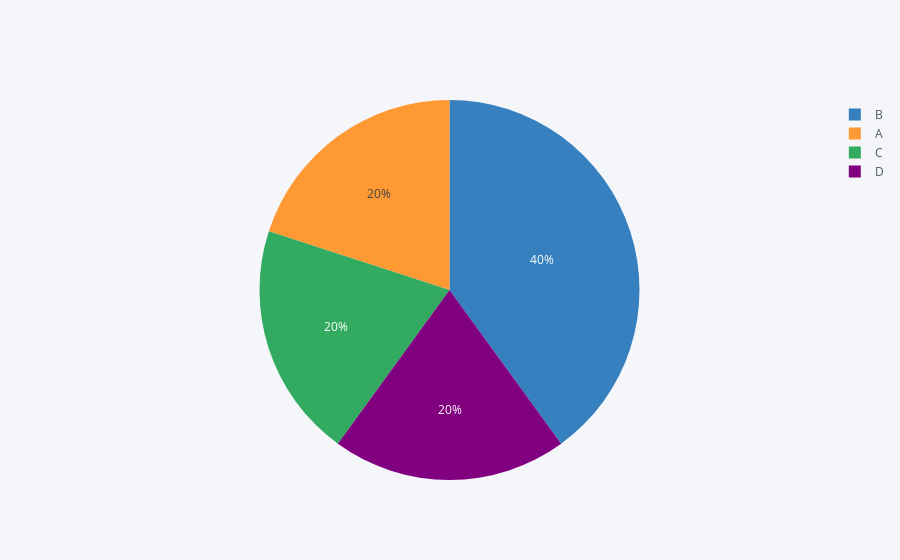

This figure's notebook cell:
### Code cell
df1_2 = df1.reset_index()
df1_2.iplot(kind='pie', labels='Grade', values='Year')

### Figure 1 — Plotly figure (JSON) as saved in the notebook; plotly's stock layout.template omitted (floating-point values rounded to 4 significant figures)
{"data": [{"labels": ["A", "B", "C", "D"], "marker": {"colors": ["rgba(255, 153, 51, 1.0)", "rgba(55, 128, 191, 1.0)", "rgba(50, 171, 96, 1.0)", "rgba(128, 0, 128, 1.0)"]}, "name": "", "type": "pie", "values": [1, 2, 1, 1]}], "layout": {"legend": {"bgcolor": "#F5F6F9", "font": {"color": "#4D5663"}}, "paper_bgcolor": "#F5F6F9", "plot_bgcolor": "#F5F6F9", "titlefont": {"color": "#4D5663"}}}
